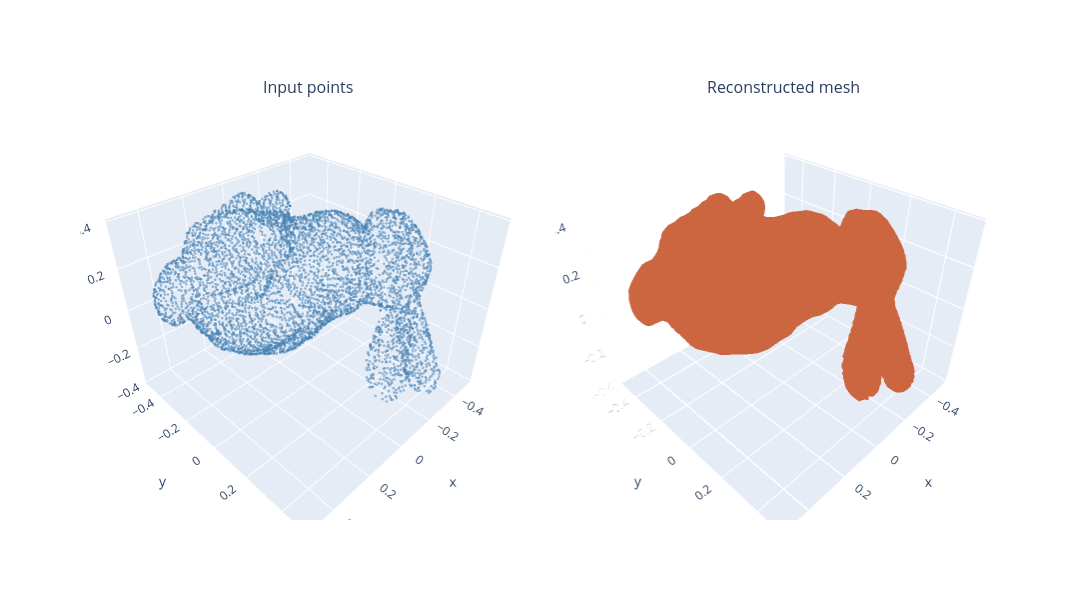

The code cell stored with this chart in its notebook:
### Markdown cell above
## 4. Visualize 3D reconstruction (interactive)

Uses **Plotly** — drag to rotate, scroll to zoom, shift-drag to pan. Install if needed: `pip install plotly`

### Code cell
try:
    import plotly.graph_objects as go
    from plotly.subplots import make_subplots
except ImportError as e:
    raise ImportError('Interactive 3D needs plotly: pip install plotly') from e

step = max(1, pts.shape[0] // 5000)
pts_vis = pts[::step]

fig = make_subplots(
    rows=1, cols=2,
    specs=[[{'type': 'scatter3d'}, {'type': 'scatter3d'}]],
    subplot_titles=('Input points', 'Reconstructed mesh'),
    horizontal_spacing=0.02,
)

fig.add_trace(
    go.Scatter3d(
        x=pts_vis[:, 0], y=pts_vis[:, 1], z=pts_vis[:, 2],
        mode='markers',
        marker=dict(size=1.5, color='steelblue', opacity=0.55),
        name='input',
    ),
    row=1, col=1,
)

if mesh_rec is not None:
    v = np.asarray(mesh_rec.vertices)
    f = np.asarray(mesh_rec.faces)
    fig.add_trace(
        go.Mesh3d(
            x=v[:, 0], y=v[:, 1], z=v[:, 2],
            i=f[:, 0], j=f[:, 1], k=f[:, 2],
            color='coral',
            opacity=0.95,
            flatshading=True,
            name='reconstruction',
        ),
        row=1, col=2,
    )

scene = dict(
    xaxis_title='x', yaxis_title='y', zaxis_title='z',
    aspectmode='data',
)
fig.update_layout(
    width=1200,
    height=600,
    showlegend=False,
    scene=scene,
    scene2=scene,
)
fig.show()

### Figure 1 — Plotly figure (JSON) as saved in the notebook; plotly's stock layout.template omitted (floating-point values rounded to 4 significant figures; data arrays with more than 128 entries replaced by an {"elided": "..."} marker saying what was removed)
{"data": [{"marker": {"color": "steelblue", "opacity": 0.55, "size": 1.5}, "mode": "markers", "name": "input", "scene": "scene", "type": "scatter3d", "x": {"elided": "5806 float values"}, "y": {"elided": "5806 float values"}, "z": {"elided": "5806 float values"}}, {"color": "coral", "flatshading": true, "i": {"elided": "28952 int values"}, "j": {"elided": "28952 int values"}, "k": {"elided": "28952 int values"}, "name": "reconstruction", "opacity": 0.95, "scene": "scene2", "type": "mesh3d", "x": {"elided": "14530 float values"}, "y": {"elided": "14530 float values"}, "z": {"elided": "14530 float values"}}], "layout": {"annotations": [{"font": {"size": 16}, "showarrow": false, "text": "Input points", "x": 0.245, "xanchor": "center", "xref": "paper", "y": 1, "yanchor": "bottom", "yref": "paper"}, {"font": {"size": 16}, "showarrow": false, "text": "Reconstructed mesh", "x": 0.755, "xanchor": "center", "xref": "paper", "y": 1, "yanchor": "bottom", "yref": "paper"}], "height": 600, "scene": {"aspectmode": "data", "domain": {"x": [0, 0.49], "y": [0, 1]}, "xaxis": {"title": {"text": "x"}}, "yaxis": {"title": {"text": "y"}}, "zaxis": {"title": {"text": "z"}}}, "scene2": {"aspectmode": "data", "domain": {"x": [0.51, 1], "y": [0, 1]}, "xaxis": {"title": {"text": "x"}}, "yaxis": {"title": {"text": "y"}}, "zaxis": {"title": {"text": "z"}}}, "showlegend": false, "width": 1200}}
